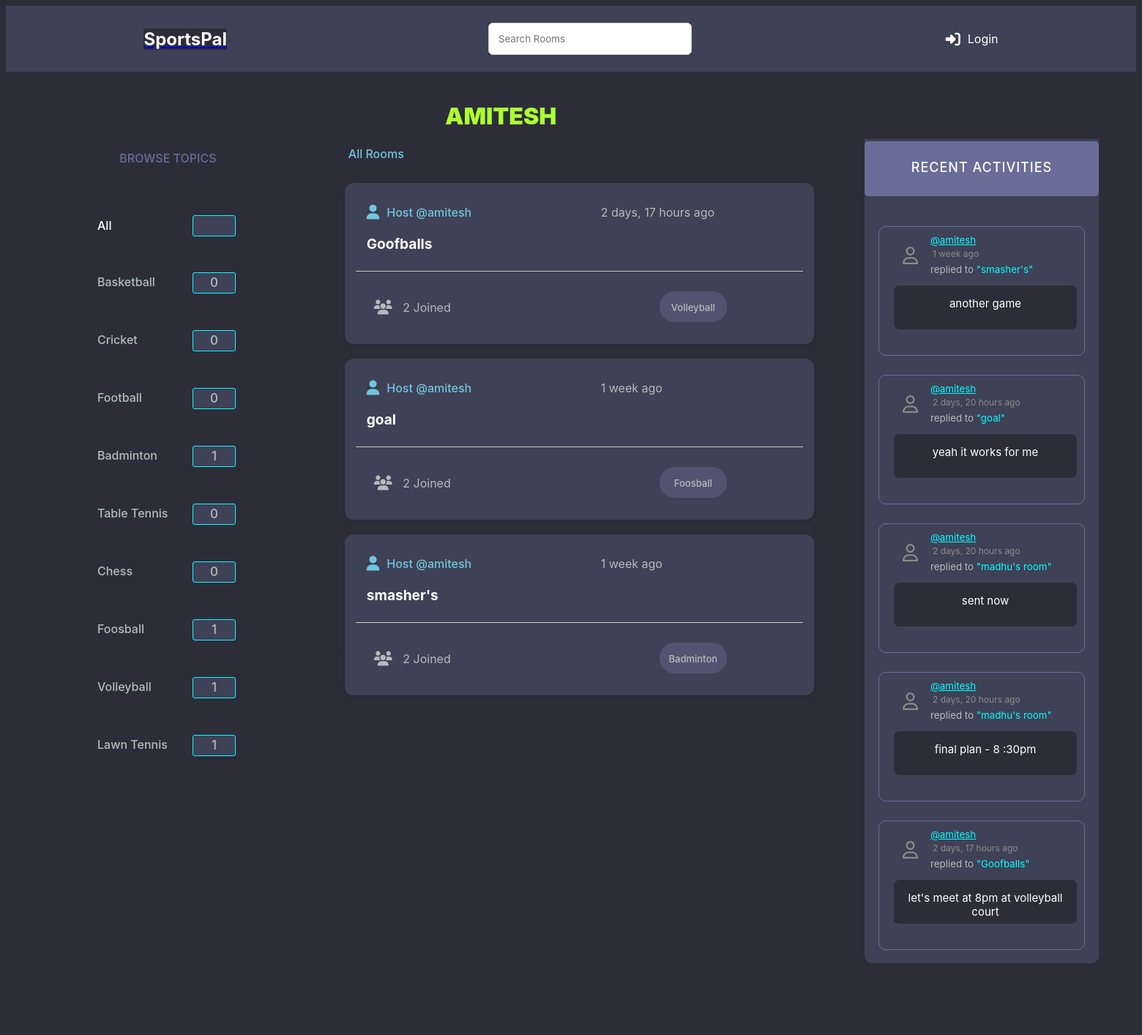
The page /profile/7/ on the database as committed earlier.
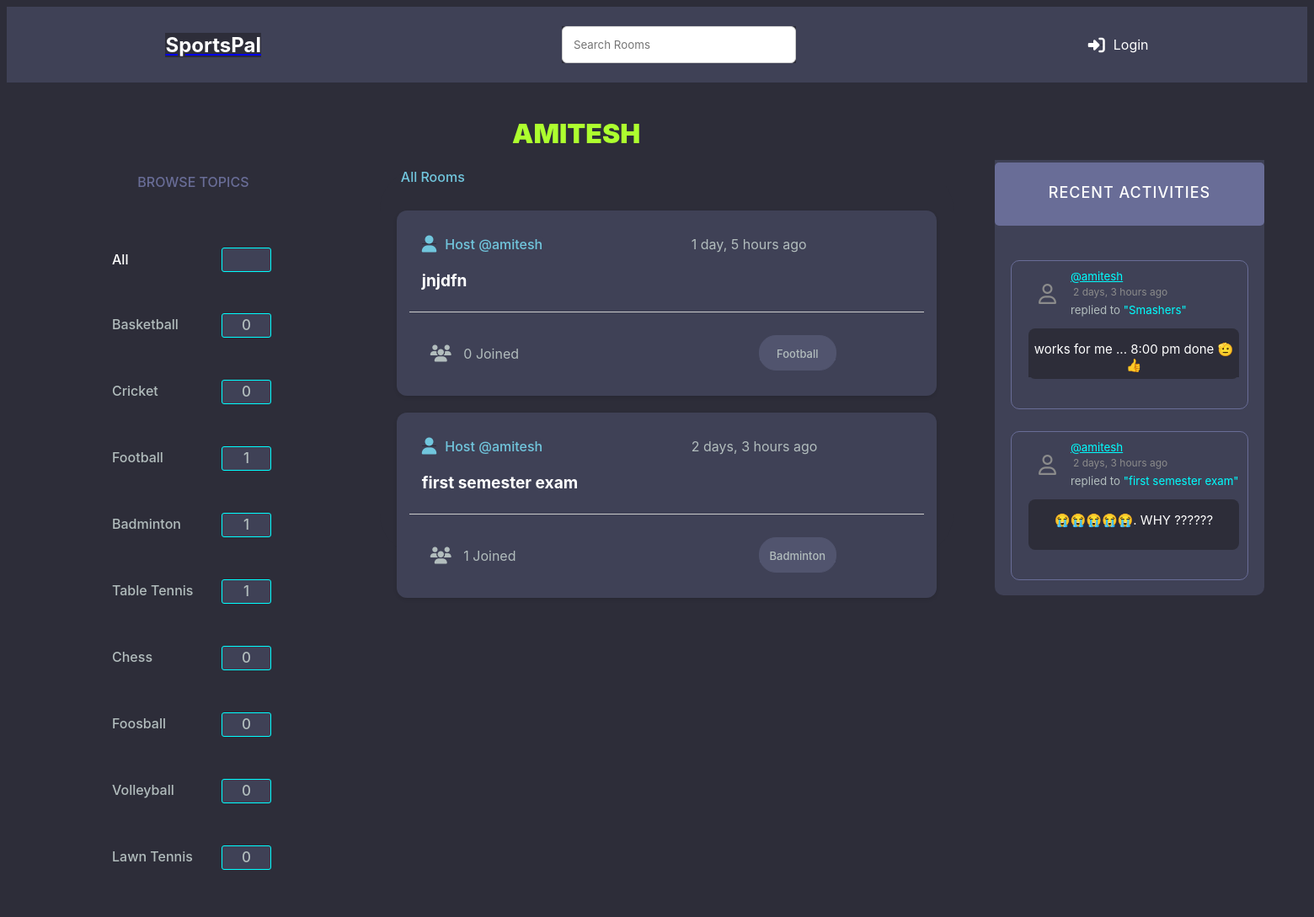
The same page on the database as committed later.
### base/models.py (models this page shows, shortened)
class Topic(models.Model):
    name = models.CharField(max_length=200)

class Room(models.Model):
    host = models.ForeignKey(User, on_delete=models.SET_NULL, null=True)
    topic = models.ForeignKey(Topic, on_delete=models.SET_NULL, null=True)
    name = models.CharField(max_length=200)
    description = models.TextField(null = True, blank = True)
    participants = models.ManyToManyField(User, related_name='participants', blank=True)
    updated = models.DateTimeField(auto_now=True)
    created = models.DateTimeField(auto_now_add=True)
    class Meta:
        ordering = ('-updated','-created')
    def __str__(self):
        return self.name

class Message(models.Model):
    user = models.ForeignKey(User, on_delete=models.CASCADE)
    room = models.ForeignKey(Room, on_delete=models.CASCADE)
    body = models.TextField()
    updated = models.DateTimeField(auto_now=True)
    created = models.DateTimeField(auto_now_add=True)
    def __str__(self):
        return self.body[0:50]

### base/views.py (the view)
# urls.py: path("profile/<str:pk>/", views.userProfile, name="user-profile"),
def userProfile(request,pk):
    user = User.objects.get(id=pk)
    rooms = user.room_set.all()
    room_messages = user.message_set.all()
    topics = Topic.objects.all()
    context = {'user':user,'rooms':rooms,'room_messages':room_messages,'topics':topics}
    return render(request,'base/profile.html',context)

### base/templates/base/profile.html (shortened to what this page needs)
{% extends 'main.html' %}
{%block content%}
<h1  style="position: relative;top:20px; left: 600px;text-transform: uppercase;color:greenyellow;font-weight: 900;">{{user.username}} </h1>
<div class = "profile-container">
    <div>
        {% include 'base/topics_component.html' %}
    <div>
        {% include 'base/feed_component.html' %}
    </div>
    <div>
        {% include 'base/activity_component.html' %}
    </div>
{%endblock content%}

### templates/main.html (shortened to what this page needs)
<!DOCTYPE html>
{% load static %}
<html lang="en">
<head>
    <link rel="stylesheet" type="text/css" href="{% static 'styles/main.css' %}">
</head>
<body style="background-color: #2d2d39;">
    {% include 'navbar.html' %}
    {% block content %}
    {% endblock %}
</body>
</html>

### templates/navbar.html
{% load static %}
{% block css %}
    <link rel="stylesheet" type="text/css" href="{% static 'styles/navbar.css' %}">
{% endblock %}
<div class="navbar" style="background-color:#3f4156;z-index: 20;">
    <div class="logo" style="background-color:#3f4156;">
        <a href="/"> <h1 style = "color: white;" style = "background-color:#3f4156; text-decoration: none;">SportsPal</h1></a>
    </div>
    <div class="search_bar">
        <form method = "GET" action="{% url 'home' %}">
            <input type = "text" name = "q" placeholder = "Search Rooms" />
        </form>
    </div>
    {% if request.user.is_authenticated %}
    <div class="profile">
        <p style="color: white;background-color:#3f4156;"> Hello {{request.user}}</p>
        <p style="background-color:#3f4156;"><a href = "{'% url 'base/profile.html' message.user.id %} " style="background-color:#3f4156;text-decoration: none;color:aqua;">@{{user.username}}</a></p>
    </div>
    <div class="logout">
        <a href = "{% url 'logout' %}" style="background-color:#3f4156;">Logout</a>
    </div>
    {% else %}
    <div class="login">
        <a href = "{% url 'login' %}" style = "background-color:#3f4156;text-decoration: none;"><i class="fa-solid fa-right-to-bracket fa-shake fa-lg" style="position: relative; right: 10px;;"></i>Login</a>
    </div>
    {% endif %}
</div>

### base/templates/base/topics_component.html (shortened to what this page needs)
{% load static %}
{% block css %}
    <link rel="stylesheet" type="text/css" href="{% static 'styles/topics_component.css' %}">
{% endblock %}
<h3 class = "Topics" style = "color: #696d97; text-transform: uppercase;top:10px;">Browse Topics</h3>
<div class = "All">
    <p><a href="{% url 'home' %}"  style="color: white; text-decoration: none;"><div>All</div></a> <span id = "total">{{room_count}}</span></p>
</div>
<div class = "items_all">
    {% for topic in topics %}
        <div class = "List">
            <a href="{% url 'home' %}?q={{topic.name}}">{{topic.name}}
            <div id="count_div">
                <span id = "count">{{topic.room_set.all.count}}</span></a>
            </div>
        </div>
    {% endfor %}

### base/templates/base/feed_component.html (shortened to what this page needs)
{% load static %}
{% block css %}
    <link rel="stylesheet" type="text/css" href="{% static 'styles/feed_component.css' %}">
    <link href="{% static 'fontawesomefree/css/fontawesome.css' %}" rel="stylesheet" type="text/css">
    <link href="{% static 'fontawesomefree/css/brands.css' %}" rel="stylesheet" type="text/css">
    <link href="{% static 'fontawesomefree/css/solid.css' %}" rel="stylesheet" type="text/css">
{% endblock %}
<div style="position: relative;top:20px;z-index: 10;left:25px;color:#71c6dd;font-weight: 500;"> All Rooms</div>
<div class = "sports-rooms">
    {% for room in rooms %}
        <div class = "room_feat">
            <div id="host">
                <a href="{% url 'user-profile' room.host.id %}"style="background-color:#3f4156;z-index: 30;"><i class="fa-solid fa-user fa-lg" style="position: relative;right:10px;"></i>Host @{{room.host.username}}</a>
            </div>
            <div style = "background-color: #3f4156;" id = "timer">
                {{room.created|timesince}} ago
            </div>
                <div id="room_name">
                    <h5 style = "background-color: #3f4156;"><a href = "{% url 'room' room.id %}" style="background-color:#3f4156;">{{room.name}}</a></h5>
                </div>
                <hr style="position:relative;top :90px">
                <div style = "background-color: #3f4156;" id ="participants_num"><i class="fa-solid fa-users fa-lg"style="position:relative;right:10px;"></i>
                    {{room.participants.all.count}} Joined
                </div>
                <div id="topic_name">
                    <p style="background-color: #51546e;;">{{room.topic.name}}</p>
                </div>
        </div>
    {% endfor %}
</div>

### base/templates/base/activity_component.html (shortened to what this page needs)
{% load static %}
{% block css %}
    <link rel="stylesheet" type="text/css" href="{% static 'styles/activity_component.css' %}">
    <link href="{% static 'fontawesomefree/css/fontawesome.css' %}" rel="stylesheet" type="text/css">
    <link href="{% static 'fontawesomefree/css/brands.css' %}" rel="stylesheet" type="text/css">
    <link href="{% static 'fontawesomefree/css/solid.css' %}" rel="stylesheet" type="text/css">
{% endblock %}
<div class="block_layout">
    <div class="recent_activities">
        <h3> recent activities</h3>
    </div>
    {% for message in room_messages %}
    <div class = "box">
        <small >
            <div id="username">
                <a href = "{'% url 'user-profile' message.user.id %}" style="background-color: #3f4156;color: cyan; width:200px">@{{message.user}}</a>
            </div>
            <div id="time" style="color: #8b8b8b; font-size: 12px; margin:3px; width:200px;">
                {{message.created|timesince}} ago
            </div>
        </small>
        <div id="sender">
            <small style="background-color: #3f4156; color:#b2bdbd; width: 200px;">replied to <tag style="background-color: #3f4156; color:cyan">"{{message.room}}"</tag></small>
        </div>
        <div id="message" style="position: relative;top:8px;">
            <p>{{message}}</p>
        </div>
    </div>
    {% endfor %}
</div>

### static/styles/main.css (style rules this page uses)
* { background-color: #2d2d39;; }

### static/styles/navbar.css (style rules this page uses)
.navbar { display: flex; background-color:#3f4156; align-items: center; justify-content: space-around; text-decoration: none; padding: 10px; height: 70px; }
.navbar div { background-color:#3f4156 ; color: white; }
.logo h1 { margin: 0; font-size: 24px; font-weight: bold; text-decoration: none; }
.search_bar input[type="text"] { background-color: white; background-image: url('searchicon.png'); background-position: 10px 10px; background-repeat: no-repeat; border : 8px solid #3f4156; padding: 13px; width: 250px; border-radius: 6px; border: 1px solid #ccc; }
.login a { text-decoration: none; color: white; }

### static/styles/topics_component.css (style rules this page uses)
* { font-family: "DM Sans", -apple-system, BlinkMacSystemFont, "Segoe UI", Roboto, Oxygen, Ubuntu, Cantarell, "Open Sans", "Helvetica Neue", sans-serif; }
.Topics { position: relative; top : 50px; text-align: center; font-weight: 500; font-family: "DM Sans", -apple-system, BlinkMacSystemFont, "Segoe UI", Roboto, Oxygen, Ubuntu, Cantarell, "Open Sans", "Helvetica Neue", sans-serif; box-sizing: border-box; text-rendering: optimizeLegibility; font-size: inherit; }
.List, .All { display: flex; flex-direction: column; align-items: left; padding-left: 120px; }
.List a , .All { align-items: left; margin: 5px; font-weight: 500; color : #b2bdbd; text-decoration: none; width: 100px; }
#count,#total { display: inline-block; height: 20px; width: 50px; background-color: #3f4156; margin: 10px; border-radius: 3px; align-items: center; padding: 3.5px; text-align: center; border: 0.8px solid cyan; font-size: 17px; }
#count_div { position: relative; left: 120px; bottom: 38px; width: 100px; }
.All div { position: relative; top : 34px; }
#total { position: relative; left : 120px; }
div .List { width: 100px; }

### static/styles/feed_component.css (style rules this page uses)
.room_feat { display: flex; flex-direction: column; background-color: #fff; border-radius: 20px solid black; padding: 15px; box-shadow: 0 2px 4px rgba(0, 0, 0, 0.1); margin: 20px; border-radius: 12px; height: 190px; }
#host a { background-color: #3f4156; color: #fff; padding: 5px 10px; border-radius: 5px; text-align: center; text-decoration: none; margin-bottom: 5px; z-index: 20; }
#room_name a { color: white; text-decoration: none; transition: color 0.3s; }
hr { border: none; border-top: 1px solid #ccc; margin: 15px 0; }
.sports-rooms { border-radius: 50px; }
.room_feat { position: relative; top: 50px; background-color: #3f4156; }
#host,#edit,#delete,#room_name,#topic_name { background-color: #3f4156; }
#host a { font-family: "DM Sans", -apple-system, BlinkMacSystemFont, "Segoe UI", Roboto, Oxygen, Ubuntu, Cantarell, "Open Sans", "Helvetica Neue", sans-serif; margin: 0; padding: 0; box-sizing: border-box; text-rendering: optimizeLegibility; color:#71c6dd; font-size: inherit; font-weight: 500; }
#host { position: absolute; top : 30px; left:40px; z-index: 9; width : 150px; }
#timer { margin: 10px; position: absolute; top : 20px; left: 340px; width: 190px; color: #b2bdbd; }
#room_name { position: absolute; top : 40px; left : 30px; width : 190px; height: 80px; bottom: 28px; font-family: "DM Sans", -apple-system, BlinkMacSystemFont, "Segoe UI", Roboto, Oxygen, Ubuntu, Cantarell, "Open Sans", "Helvetica Neue", sans-serif; font-size: 23px; font-weight: 500; color: #e5e5e5; }
#topic_name { display: inline-block; position: absolute; bottom: 30px; left: 430px; width: 90px; font-size: medium; text-align: center; margin-top: 0px; background-color: #51546e; border-radius: 20px; font-size: 13px; border: 1px solid #51546e; color: #b2bdbd; height:40px; font-weight: 500; }
#participants_num { position: absolute; top : 160px; left: 50px; width : 120px; color: #b2bdbd; }
div .sports-rooms { position: relative; bottom: 20px; }

### base/templates/base/profile.html (style rules this page uses)
.profile-container { display: grid; grid-template-columns: 1.3fr 2fr 1fr; }

Rows that differ between the two databases and show on the page:
removed Room: host.username "amitesh", created "2 days, 17 hours", name "Goofballs", participants.all.count "2", topic.name "Volleyball"
removed Room: host.username "amitesh", created "1 week", name "goal", participants.all.count "2", topic.name "Foosball"
removed Room: host.username "amitesh", created "1 week", name "smasher's", participants.all.count "2", topic.name "Badminton"
removed Message: user "amitesh", created "1 week", room "smasher's", body "another game"
removed Message: user "amitesh", created "2 days, 20 hours", room "goal", body "yeah it works for me"
removed Message: user "amitesh", created "2 days, 20 hours", room "madhu's room", body "sent now"
removed Message: user "amitesh", created "2 days, 20 hours", room "madhu's room", body "final plan - 8 :30pm"
removed Message: user "amitesh", created "2 days, 17 hours", room "Goofballs", body "let's meet at 8pm at volleyball court"
computed for Topic "Football": room_set.all.count "0" → "1"
computed for Topic "Table Tennis": room_set.all.count "0" → "1"
computed for Topic "Foosball": room_set.all.count "1" → "0"
computed for Topic "Volleyball": room_set.all.count "1" → "0"
computed for Topic "Lawn Tennis": room_set.all.count "1" → "0"
added Room: host.username "amitesh", created "1 day, 5 hours", name "jnjdfn", participants.all.count "0", topic.name "Football"
added Room: host.username "amitesh", created "2 days, 3 hours", name "first semester exam", participants.all.count "1", topic.name "Badminton"
added Message: user "amitesh", created "2 days, 3 hours", room "Smashers", body "works for me ... 8:00 pm done 🫡 👍"
added Message: user "amitesh", created "2 days, 3 hours", room "first semester exam", body "😭😭😭😭😭. WHY ??????"
